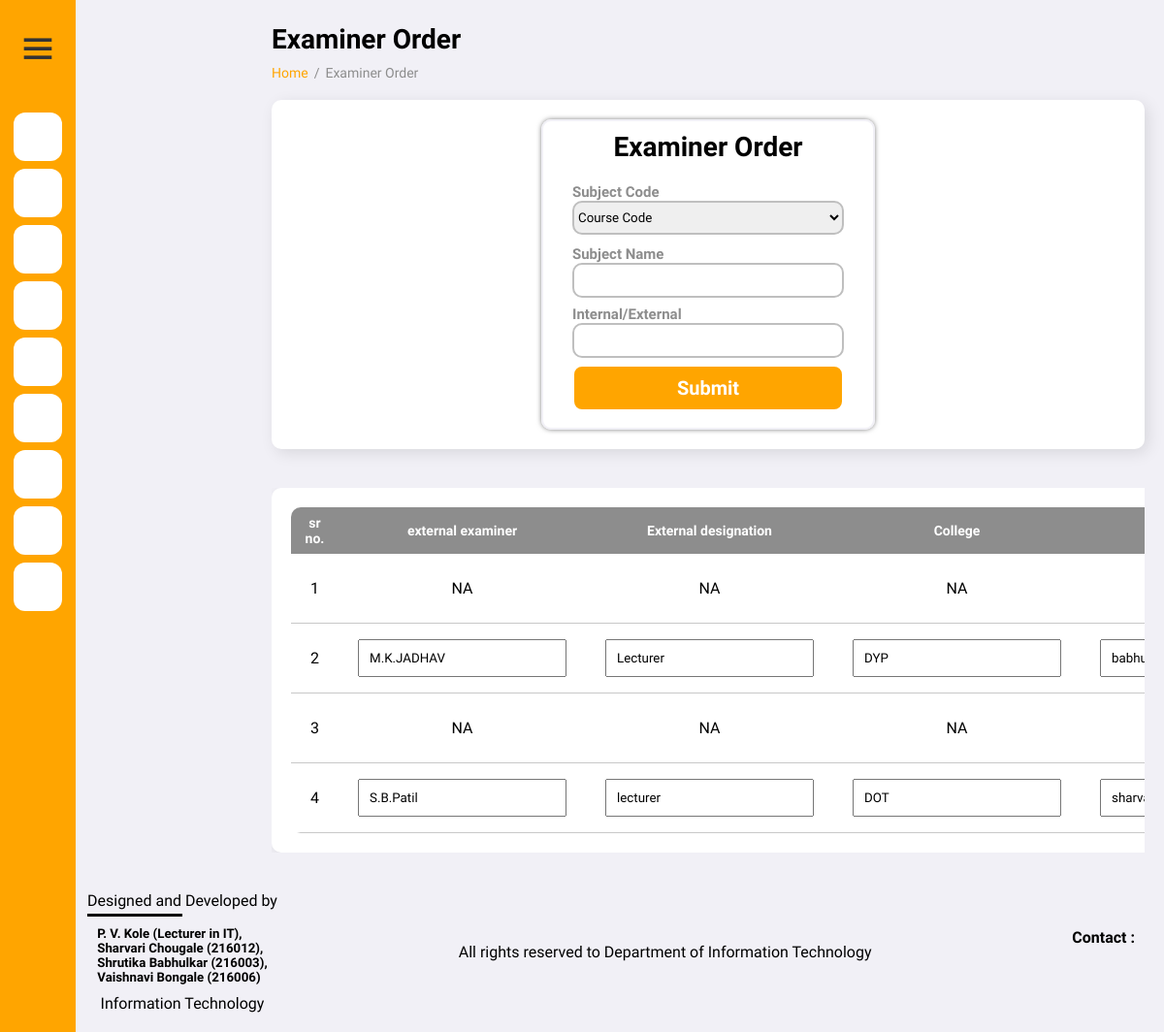
The app's page /examorder.php with its own data.
### tables this page shows
CREATE TABLE `external_examinerorder` (
  `id` int(10) NOT NULL,
  `staffmail` varchar(1000) DEFAULT NULL,
  `internal_examiner` varchar(100) NOT NULL,
  `department` varchar(100) NOT NULL,
  `course_name` varchar(100) NOT NULL,
  `course_code` varchar(100) NOT NULL,
  `External_Name` varchar(456) NOT NULL,
  `External_Designation` varchar(123) NOT NULL,
  `External_College_Name` varchar(123) NOT NULL,
  `External_Email` varchar(1000) NOT NULL,
  `Exam_Date` date DEFAULT NULL,
  `Exam_Time` time(4) NOT NULL
);

### examorder.php (the view, shortened to what this page needs)
<?php
include('connect.php');
?>
<!DOCTYPE html>
<html lang="en">
<head>
    <link href='https://unpkg.com/boxicons@2.0.9/css/boxicons.min.css' rel='stylesheet'>
    <link href='https://unpkg.com/boxicons@2.0.7/css/boxicons.min.css' rel='stylesheet'>
    <link rel="stylesheet" href="s.css">
</head>
<body>
<div class="sidebar">
    <div class="logo-details">
      <i class=''></i>
        <i class='bx bx-menu' id="btn" ></i>
    </div>
    <ul class="nav-list">
      <li>
        <a href="dashboard.php">
          <i class=''><ion-icon name="home-outline"></i>
        </a>
      </li>
      <li>
       <a href="schemeupload.php">
         <i class='' ><ion-icon name="cloud-upload-outline"></i>
       </a>
     </li>
     <li>
       <a href="examorder.php">
         <i class='' ><ion-icon name="people-outline"></i>
       </a>
     </li>
     <li>
       <a href="facultydetails.php">
         <i class='' ><ion-icon name="people-circle-outline"></i>
       </a>
     </li>
     <li>
       <a href="facultylist.php">
         <i class='' ><ion-icon name="people-circle-outline"></i>
       </a>
     </li>
     <li>
       <a href="editfaculty.php">
         <i class='' ><ion-icon name="people-circle-outline"></i>
       </a>
     </li>
     <li>
       <a href="staffdetails.php">
         <i class='' ><ion-icon name="people-outline"></ion-icon></i>
       </a>
     </li>
     <li>
       <a href="stafflist.php">
         <i class='' ><ion-icon name="people-outline"></ion-icon></i>
       </a>
     </li>
     <li>
       <a href="editstaff.php">
         <i class='' ><ion-icon name="people-outline"></ion-icon></i>
       </a>
     </li>
    </ul>
  </div>
    <section id="content">
        <main>
            <h1 class="title">Examiner Order</h1>
            <ul class="breadcrumbs">
                <li><a href="dashboard.php">Home</a></li>
                <li class="divider">/</li>
                <li><a href="examorder.php" class="active">Examiner Order</a></li>
            </ul>
            <div class="data">
                <div class="content-data">
                    <form method="post" action="" class="form">
                        <div class="heading">
                            Examiner Order
                        </div>
                        <div class="content">
                            <div class="form-control">
                                <label for="">Subject Code</label>
                                <select name="code" id="sub_code" onchange="setsubject()" <?= isset($_POST['dbbtn']) ? "required" : "" ?>>
                                    <option value="" selected disabled>Course Code</option>
                                </select>
                            </div>
                            <div class="form-control">
                                <label for="">Subject Name</label>
                                <input type="text" name="cname" id="sub_name" readonly>
                            </div>
                            <div class="form-control">
                                <label for="">Internal/External</label>
                                <input type="text" name="intr_extr" id="exam" readonly>
                            </div>
                            <div class="form-control"><input type="submit" value="Submit" name="submit" <?php
                                                                                                        ?> class='btnsubmit'></div>
                    </form>
                </div>
            </div>
            <div class="data" style="overflow :scroll;">
                <div class="content-data">
                    <table id="mytb" width="100%">
                        <form method='post' enctype="multipart/form-data">
                            <form action="orderletter.php" method="post">
                                <tr>
                                    <th>sr no.</th>
                                    <th>external examiner</th>
                                    <th>External designation</th>
                                    <th>College</th>
                                    <th>External email</th>
                                </tr>
                                <?php
                                $counter = 0;
                                $sql = "SELECT *FROM `external_examinerorder`";
                                $result = mysqli_query($conn, $sql);
                                while ($row = mysqli_fetch_assoc($result)) {
                                    $counter++;
                                ?>
                                    <tr>
                                        <td>
                                            <?= $counter ?>
                                        </td>
                                        <td>
                                            <?php if ($row['External_Name'] != '' or $row['External_Name'] != null) { ?>
                                                <input type="text" name="<?php echo 'extname' . $counter; ?>" id="txtfield" value="<?= $row['External_Name']; ?>" readonly>
                                            <?php } else {
                                                echo "NA";
                                            ?>
                                            <?php
                                            } ?>
                                        </td>
                                        <td>
                                            <?php if ($row['External_Designation'] != '' or $row['External_Designation'] != null) { ?>
                                                <input type="text" name="<?php echo 'extdesignation' . $counter; ?>" id="txtfield" value="<?= $row['External_Designation']; ?>" readonly>
                                            <?php } else {
                                                echo "NA";
                                            ?>
                                            <?php
                                            } ?>
                                        </td>
                                        <td>
                                            <?php if ($row['External_College_Name'] != '' or $row['External_College_Name'] != null) { ?>
                                                <input type="text" name="<?php echo 'extcollegename' . $counter ?>" value="<?= $row['External_College_Name']; ?>" id="txtfield" readonly>
                                            <?php } else {
                                                echo "NA";
                                            ?>
                                            <?php
                                            } ?>
                                        </td>
                                        <td>
                                            <?php if ($row['External_Email'] != '' or $row['External_Email'] != NULL) { ?>
                                                <input type="email" name="<?php echo 'extmail' . $counter; ?>" value="<?= $row['External_Email'] ?>" id="txtfield" readonly>
                                            <?php } else {
                                                echo "NA";
                                            ?>
                                                <input type="email" hidden name="<?php echo 'extmail' . $counter; ?>" value="<?= $row['External_Email'] ?>" id="txtfield" readonly>
                                            <?php
                                            } ?>
                                        </td>
                                    </tr>
                                <?php
                                } ?>
                            </form>
                    </table>
                </div>
            </div>
        </main>
    </section>
    <?php require_once 'footer.php'; ?>
</body>
</html>

### s.css (style rules this page uses)
* { font-family: 'Open Sans', sans-serif; margin: 0; padding: 0; box-sizing: border-box; }
:root { --grey: #F1F0F6; --dark-grey: #8D8D8D; --light: #fff; --dark: #000; --green: #81D43A; --light-green: #E3FFCB; --blue: orange; --light-blue: #D0E4FF; --dark-blue: orangered; --red: #FC3B56; }
html { overflow-x: hidden; }
body { background: var(--grey); overflow-x: hidden; }
a { text-decoration: none; }
li { list-style: none; }
#content { position: relative; width: calc(100% - 260px); left: 260px; transition: all .3s ease; }
main { width: 100%; padding: 24px 20px 20px 20px; }
main .title { font-size: 28px; font-weight: 600; margin-bottom: 10px; }
main .breadcrumbs { display: flex; grid-gap: 6px; }
main .breadcrumbs li, main .breadcrumbs li a { font-size: 14px; }
main .breadcrumbs li a { color: var(--blue); }
main .breadcrumbs li a.active, main .breadcrumbs li.divider { color: var(--dark-grey); pointer-events: none; }
main .data { display: flex; grid-gap: 20px; margin-top: 20px; flex-wrap: wrap; }
main .data .content-data { flex-grow: 1; flex-basis: 400px; padding: 20px; background: var(--light); border-radius: 10px; box-shadow: 4px 4px 16px rgba(0, 0, 0, .1); }
main form { margin-top: 6px; }
.form { width: 40%; padding: 10px 30px; margin: auto; border: 2px solid var(--grey); border-radius: 10px; box-shadow: 0px 0px 5px rgba(0, 0, 0, 0.507); }
.form .heading { font-size: 28px; text-align: center; font-weight: 800; margin-bottom: 20px; }
.form label { width: 100%; font-size: 15px; color: var(--dark-grey); font-weight: 800; }
.form input { width: 100%; margin-bottom: 7px; height: 36px; border: 2px solid rgb(191, 191, 191); border-radius: 10px; }
.form .btnsubmit { background-color: var(--blue); border: 2px solid white; font-size: 20px; font-weight: 800; color: white; height: auto; padding: 10px; }
.form select { width: 100%; height: 35px; margin-bottom: 10px; border: 2px solid rgb(191, 191, 191); border-radius: 10px; }
table { padding: 8px 16px; border-collapse: collapse; text-align: center; border-radius: 10px; overflow: hidden; }
table th { background-color: var(--dark-grey); padding: 8px; font-weight: 800; font-size: 20px; color: white; }
table tr td { border-bottom: 1px solid rgb(200, 200, 200); padding: 10px 20px; }
#txtfield { padding: 10px 10px; }
.content-data #mytb th { font-size: 14px; }
* { margin: 0; padding: 0; box-sizing: border-box; font-family: "Poppins" , sans-serif; }
.sidebar { position: fixed; left: 0; top: 0; height: 100%; width: 78px; background:orange; padding: 6px 14px; z-index: 99; transition: all 0.5s ease; }
.sidebar .logo-details { height: 90px; display: flex; align-items: center; position: relative; }
.sidebar .logo-details #btn { position: absolute; top: 50%; right: 0; transform: translateY(-50%); font-size: 32px; transition: all 0.4s ease; font-size: 43px; text-align: center; cursor: pointer; transition: all 0.5s ease; }
.sidebar i { color: #333; height: 60px; min-width: 50px; font-size: 100px; text-align: center; line-height: 60px; }
.sidebar .nav-list { margin-top: 20px; height: 100%; }
.sidebar li { position: relative; margin: 8px 0; list-style: none; }
.sidebar li a { display: flex; height: 100%; width: 100%; border-radius: 12px; align-items: center; text-decoration: none; transition: all 0.4s ease; background: #fff; }
.sidebar li i { height: 50px; line-height: 50px; font-size: 18px; border-radius: 12px; }

### footer.php (style rules this page uses)
* { font-family: 'Prompt', sans-serif; }

### records on screen
external_examinerorder: External_Name "M.K.JADHAV", External_Designation "Lecturer", External_College_Name "DYP", External_Email "babhulkarshrutika@gmail.com"
external_examinerorder: External_Name "S.B.Patil", External_Designation "lecturer", External_College_Name "DOT", External_Email "sharvaric21@gmail.com"
